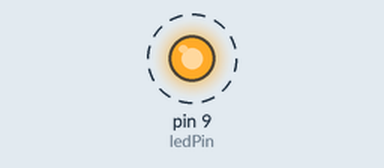
Recording of a sketch running on a simulated Arduino Uno, built with avr-gcc and run on an emulated ATmega328P. Parts: output pins drawn as LEDs (lit = HIGH). Dashed ring = blinking. What the sketch prints to the serial monitor is not drawn.

Above: at 0.2 s.
Timing chart, 0 to 3.0 s (numbered marks = the images above):
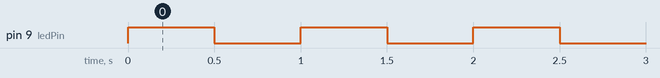

The sketch:

Percobaan_4B.ino
```cpp
#include <Arduino.h>

// ===================== PIN SETUP =====================
const int ledPin = 9;  // LED terhubung ke pin 9

void setup() {
  // Set pin LED sebagai output
  pinMode(ledPin, OUTPUT);

  // Serial (opsional, untuk debug)
  Serial.begin(9600);
}

void loop() {

  // ===================== LED NYALA =====================
  digitalWrite(ledPin, HIGH);
  Serial.println("LED ON");
  delay(500);  // 0.5 detik

  // ===================== LED MATI =====================
  digitalWrite(ledPin, LOW);
  Serial.println("LED OFF");
  delay(500);  // 0.5 detik
}
```

Measured:
- by itself, pin 9 (ledPin): alternates HIGH for 0.50 s and LOW for 0.50 s
